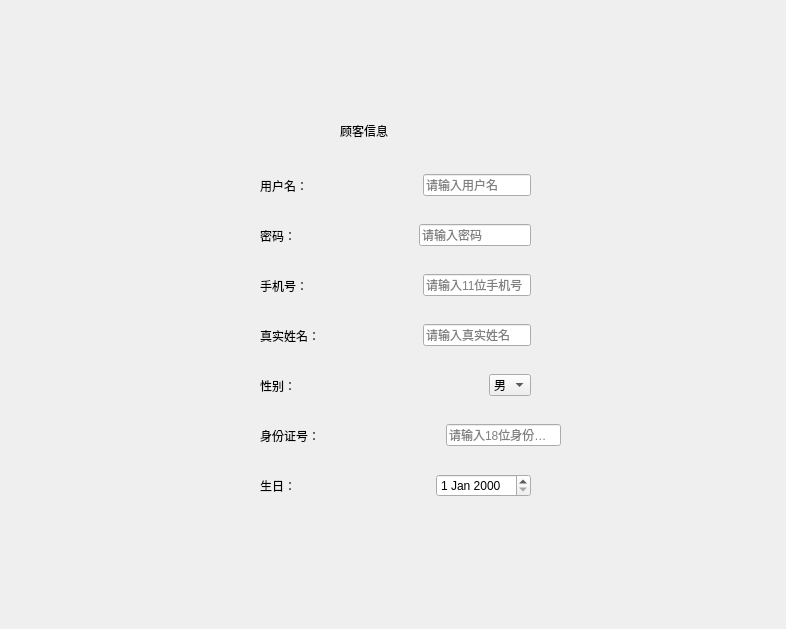
<?xml version="1.0" encoding="UTF-8"?>
<ui version="4.0">
 <class>Dialog</class>
 <widget class="QDialog" name="Dialog">
  <property name="geometry">
   <rect>
    <x>0</x>
    <y>0</y>
    <width>786</width>
    <height>629</height>
   </rect>
  </property>
  <property name="windowTitle">
   <string>Dialog</string>
  </property>
  <widget class="QWidget" name="layoutWidget">
   <property name="geometry">
    <rect>
     <x>300</x>
     <y>710</y>
     <width>301</width>
     <height>41</height>
    </rect>
   </property>
   <layout class="QHBoxLayout" name="horizontalLayout">
    <item>
     <widget class="QPushButton" name="ConfirmButton">
      <property name="text">
       <string>确认注册</string>
      </property>
     </widget>
    </item>
    <item>
     <spacer name="horizontalSpacer">
      <property name="orientation">
       <enum>Qt::Horizontal</enum>
      </property>
      <property name="sizeHint" stdset="0">
       <size>
        <width>40</width>
        <height>20</height>
       </size>
      </property>
     </spacer>
    </item>
    <item>
     <widget class="QPushButton" name="ReturnButton">
      <property name="text">
       <string>返回</string>
      </property>
     </widget>
    </item>
   </layout>
  </widget>
  <widget class="QWidget" name="layoutWidget_2">
   <property name="geometry">
    <rect>
     <x>260</x>
     <y>370</y>
     <width>271</width>
     <height>31</height>
    </rect>
   </property>
   <layout class="QHBoxLayout" name="horizontalLayout_7">
    <item>
     <widget class="QLabel" name="sexLabel">
      <property name="text">
       <string>性别： </string>
      </property>
     </widget>
    </item>
    <item>
     <spacer name="horizontalSpacer_6">
      <property name="orientation">
       <enum>Qt::Horizontal</enum>
      </property>
      <property name="sizeHint" stdset="0">
       <size>
        <width>40</width>
        <height>20</height>
       </size>
      </property>
     </spacer>
    </item>
    <item>
     <widget class="QComboBox" name="sexComboBox">
      <item>
       <property name="text">
        <string>男</string>
       </property>
      </item>
      <item>
       <property name="text">
        <string>女</string>
       </property>
      </item>
     </widget>
    </item>
   </layout>
  </widget>
  <widget class="QWidget" name="layoutWidget_3">
   <property name="geometry">
    <rect>
     <x>260</x>
     <y>220</y>
     <width>271</width>
     <height>31</height>
    </rect>
   </property>
   <layout class="QHBoxLayout" name="horizontalLayout_3">
    <item>
     <widget class="QLabel" name="passwordLabel">
      <property name="text">
       <string>密码： </string>
      </property>
     </widget>
    </item>
    <item>
     <spacer name="horizontalSpacer_3">
      <property name="orientation">
       <enum>Qt::Horizontal</enum>
      </property>
      <property name="sizeHint" stdset="0">
       <size>
        <width>40</width>
        <height>20</height>
       </size>
      </property>
     </spacer>
    </item>
    <item>
     <widget class="QLineEdit" name="passwordInput">
      <property name="placeholderText">
       <string>请输入密码</string>
      </property>
     </widget>
    </item>
   </layout>
  </widget>
  <widget class="QWidget" name="layoutWidget_4">
   <property name="geometry">
    <rect>
     <x>260</x>
     <y>320</y>
     <width>271</width>
     <height>31</height>
    </rect>
   </property>
   <layout class="QHBoxLayout" name="horizontalLayout_5">
    <item>
     <widget class="QLabel" name="nameLabel">
      <property name="text">
       <string>真实姓名： </string>
      </property>
     </widget>
    </item>
    <item>
     <spacer name="horizontalSpacer_5">
      <property name="orientation">
       <enum>Qt::Horizontal</enum>
      </property>
      <property name="sizeHint" stdset="0">
       <size>
        <width>40</width>
        <height>20</height>
       </size>
      </property>
     </spacer>
    </item>
    <item>
     <widget class="QLineEdit" name="nameInput">
      <property name="placeholderText">
       <string>请输入真实姓名</string>
      </property>
     </widget>
    </item>
   </layout>
  </widget>
  <widget class="QWidget" name="layoutWidget_5">
   <property name="geometry">
    <rect>
     <x>260</x>
     <y>420</y>
     <width>301</width>
     <height>31</height>
    </rect>
   </property>
   <layout class="QHBoxLayout" name="horizontalLayout_6">
    <item>
     <widget class="QLabel" name="idLabel">
      <property name="text">
       <string>身份证号： </string>
      </property>
     </widget>
    </item>
    <item>
     <spacer name="horizontalSpacer_7">
      <property name="orientation">
       <enum>Qt::Horizontal</enum>
      </property>
      <property name="sizeHint" stdset="0">
       <size>
        <width>40</width>
        <height>20</height>
       </size>
      </property>
     </spacer>
    </item>
    <item>
     <widget class="QLineEdit" name="idInput">
      <property name="placeholderText">
       <string>请输入18位身份证号</string>
      </property>
     </widget>
    </item>
   </layout>
  </widget>
  <widget class="QWidget" name="layoutWidget_6">
   <property name="geometry">
    <rect>
     <x>260</x>
     <y>270</y>
     <width>271</width>
     <height>31</height>
    </rect>
   </property>
   <layout class="QHBoxLayout" name="horizontalLayout_4">
    <item>
     <widget class="QLabel" name="phonenumLabel">
      <property name="text">
       <string>手机号： </string>
      </property>
     </widget>
    </item>
    <item>
     <spacer name="horizontalSpacer_4">
      <property name="orientation">
       <enum>Qt::Horizontal</enum>
      </property>
      <property name="sizeHint" stdset="0">
       <size>
        <width>40</width>
        <height>20</height>
       </size>
      </property>
     </spacer>
    </item>
    <item>
     <widget class="QLineEdit" name="phonenumInput">
      <property name="placeholderText">
       <string>请输入11位手机号</string>
      </property>
     </widget>
    </item>
   </layout>
  </widget>
  <widget class="QWidget" name="layoutWidget_7">
   <property name="geometry">
    <rect>
     <x>260</x>
     <y>470</y>
     <width>271</width>
     <height>31</height>
    </rect>
   </property>
   <layout class="QHBoxLayout" name="horizontalLayout_8">
    <item>
     <widget class="QLabel" name="birthdayLabel">
      <property name="text">
       <string>生日： </string>
      </property>
     </widget>
    </item>
    <item>
     <spacer name="horizontalSpacer_8">
      <property name="orientation">
       <enum>Qt::Horizontal</enum>
      </property>
      <property name="sizeHint" stdset="0">
       <size>
        <width>40</width>
        <height>20</height>
       </size>
      </property>
     </spacer>
    </item>
    <item>
     <widget class="QDateEdit" name="dateEdit"/>
    </item>
   </layout>
  </widget>
  <widget class="QLabel" name="label">
   <property name="geometry">
    <rect>
     <x>340</x>
     <y>110</y>
     <width>151</width>
     <height>41</height>
    </rect>
   </property>
   <property name="styleSheet">
    <string notr="true">font: 25 20pt &quot;3ds Light&quot;;</string>
   </property>
   <property name="text">
    <string>顾客信息</string>
   </property>
  </widget>
  <widget class="QWidget" name="layoutWidget_8">
   <property name="geometry">
    <rect>
     <x>260</x>
     <y>170</y>
     <width>271</width>
     <height>31</height>
    </rect>
   </property>
   <layout class="QHBoxLayout" name="horizontalLayout_2">
    <item>
     <widget class="QLabel" name="usernameLabel">
      <property name="text">
       <string>用户名： </string>
      </property>
     </widget>
    </item>
    <item>
     <spacer name="horizontalSpacer_2">
      <property name="orientation">
       <enum>Qt::Horizontal</enum>
      </property>
      <property name="sizeHint" stdset="0">
       <size>
        <width>40</width>
        <height>20</height>
       </size>
      </property>
     </spacer>
    </item>
    <item>
     <widget class="QLineEdit" name="usernameInput">
      <property name="placeholderText">
       <string>请输入用户名</string>
      </property>
     </widget>
    </item>
   </layout>
  </widget>
 </widget>
 <resources/>
 <connections/>
</ui>
